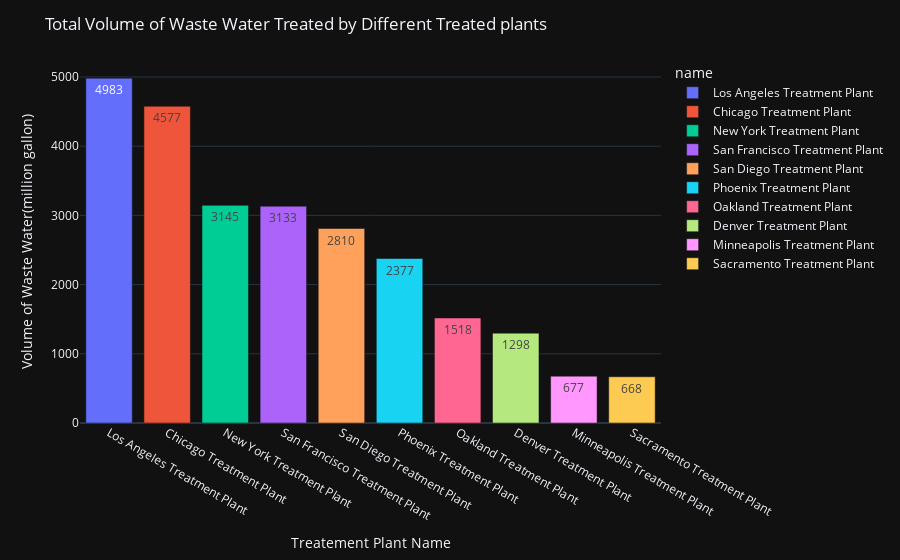

Source (notebook cell):
### Code cell
# Plot Total Volume of waste water treated by different treatment plant
fig=px.bar(Trtmnt_wastewater_df_grouped.sort_values(by='Volume of Water Treated',ascending=False),x='name',y='Volume of Water Treated',template='plotly_dark',color='name',text='Volume of Water Treated')
fig.update_layout(xaxis_title='Treatement Plant Name',yaxis_title='Volume of Waste Water(million gallon)',title=dict(text='Total Volume of Waste Water Treated by Different Treated plants'))

### Figure 1 — Plotly figure (JSON) as saved in the notebook; plotly's stock layout.template omitted (floating-point values rounded to 4 significant figures)
{"data": [{"alignmentgroup": "True", "hovertemplate": "name=%{x}<br>Volume of Water Treated=%{text}<extra></extra>", "legendgroup": "Los Angeles Treatment Plant", "marker": {"color": "#636efa", "pattern": {"shape": ""}}, "name": "Los Angeles Treatment Plant", "offsetgroup": "Los Angeles Treatment Plant", "orientation": "v", "showlegend": true, "text": [4983], "textposition": "auto", "type": "bar", "x": ["Los Angeles Treatment Plant"], "xaxis": "x", "y": [4983], "yaxis": "y"}, {"alignmentgroup": "True", "hovertemplate": "name=%{x}<br>Volume of Water Treated=%{text}<extra></extra>", "legendgroup": "Chicago Treatment Plant", "marker": {"color": "#EF553B", "pattern": {"shape": ""}}, "name": "Chicago Treatment Plant", "offsetgroup": "Chicago Treatment Plant", "orientation": "v", "showlegend": true, "text": [4577], "textposition": "auto", "type": "bar", "x": ["Chicago Treatment Plant"], "xaxis": "x", "y": [4577], "yaxis": "y"}, {"alignmentgroup": "True", "hovertemplate": "name=%{x}<br>Volume of Water Treated=%{text}<extra></extra>", "legendgroup": "New York Treatment Plant", "marker": {"color": "#00cc96", "pattern": {"shape": ""}}, "name": "New York Treatment Plant", "offsetgroup": "New York Treatment Plant", "orientation": "v", "showlegend": true, "text": [3145], "textposition": "auto", "type": "bar", "x": ["New York Treatment Plant"], "xaxis": "x", "y": [3145], "yaxis": "y"}, {"alignmentgroup": "True", "hovertemplate": "name=%{x}<br>Volume of Water Treated=%{text}<extra></extra>", "legendgroup": "San Francisco Treatment Plant", "marker": {"color": "#ab63fa", "pattern": {"shape": ""}}, "name": "San Francisco Treatment Plant", "offsetgroup": "San Francisco Treatment Plant", "orientation": "v", "showlegend": true, "text": [3133], "textposition": "auto", "type": "bar", "x": ["San Francisco Treatment Plant"], "xaxis": "x", "y": [3133], "yaxis": "y"}, {"alignmentgroup": "True", "hovertemplate": "name=%{x}<br>Volume of Water Treated=%{text}<extra></extra>", "legendgroup": "San Diego Treatment Plant ", "marker": {"color": "#FFA15A", "pattern": {"shape": ""}}, "name": "San Diego Treatment Plant ", "offsetgroup": "San Diego Treatment Plant ", "orientation": "v", "showlegend": true, "text": [2810], "textposition": "auto", "type": "bar", "x": ["San Diego Treatment Plant "], "xaxis": "x", "y": [2810], "yaxis": "y"}, {"alignmentgroup": "True", "hovertemplate": "name=%{x}<br>Volume of Water Treated=%{text}<extra></extra>", "legendgroup": "Phoenix Treatment Plant", "marker": {"color": "#19d3f3", "pattern": {"shape": ""}}, "name": "Phoenix Treatment Plant", "offsetgroup": "Phoenix Treatment Plant", "orientation": "v", "showlegend": true, "text": [2377], "textposition": "auto", "type": "bar", "x": ["Phoenix Treatment Plant"], "xaxis": "x", "y": [2377], "yaxis": "y"}, {"alignmentgroup": "True", "hovertemplate": "name=%{x}<br>Volume of Water Treated=%{text}<extra></extra>", "legendgroup": "Oakland Treatment Plant", "marker": {"color": "#FF6692", "pattern": {"shape": ""}}, "name": "Oakland Treatment Plant", "offsetgroup": "Oakland Treatment Plant", "orientation": "v", "showlegend": true, "text": [1518], "textposition": "auto", "type": "bar", "x": ["Oakland Treatment Plant"], "xaxis": "x", "y": [1518], "yaxis": "y"}, {"alignmentgroup": "True", "hovertemplate": "name=%{x}<br>Volume of Water Treated=%{text}<extra></extra>", "legendgroup": "Denver Treatment Plant", "marker": {"color": "#B6E880", "pattern": {"shape": ""}}, "name": "Denver Treatment Plant", "offsetgroup": "Denver Treatment Plant", "orientation": "v", "showlegend": true, "text": [1298], "textposition": "auto", "type": "bar", "x": ["Denver Treatment Plant"], "xaxis": "x", "y": [1298], "yaxis": "y"}, {"alignmentgroup": "True", "hovertemplate": "name=%{x}<br>Volume of Water Treated=%{text}<extra></extra>", "legendgroup": "Minneapolis Treatment Plant", "marker": {"color": "#FF97FF", "pattern": {"shape": ""}}, "name": "Minneapolis Treatment Plant", "offsetgroup": "Minneapolis Treatment Plant", "orientation": "v", "showlegend": true, "text": [677], "textposition": "auto", "type": "bar", "x": ["Minneapolis Treatment Plant"], "xaxis": "x", "y": [677], "yaxis": "y"}, {"alignmentgroup": "True", "hovertemplate": "name=%{x}<br>Volume of Water Treated=%{text}<extra></extra>", "legendgroup": "Sacramento Treatment Plant", "marker": {"color": "#FECB52", "pattern": {"shape": ""}}, "name": "Sacramento Treatment Plant", "offsetgroup": "Sacramento Treatment Plant", "orientation": "v", "showlegend": true, "text": [668], "textposition": "auto", "type": "bar", "x": ["Sacramento Treatment Plant"], "xaxis": "x", "y": [668], "yaxis": "y"}], "layout": {"barmode": "relative", "legend": {"title": {"text": "name"}, "tracegroupgap": 0}, "margin": {"t": 60}, "title": {"text": "Total Volume of Waste Water Treated by Different Treated plants"}, "xaxis": {"anchor": "y", "categoryarray": ["Los Angeles Treatment Plant", "Chicago Treatment Plant", "New York Treatment Plant", "San Francisco Treatment Plant", "San Diego Treatment Plant ", "Phoenix Treatment Plant", "Oakland Treatment Plant", "Denver Treatment Plant", "Minneapolis Treatment Plant", "Sacramento Treatment Plant"], "categoryorder": "array", "domain": [0, 1], "title": {"text": "Treatement Plant Name"}}, "yaxis": {"anchor": "x", "domain": [0, 1], "title": {"text": "Volume of Waste Water(million gallon)"}}}}
